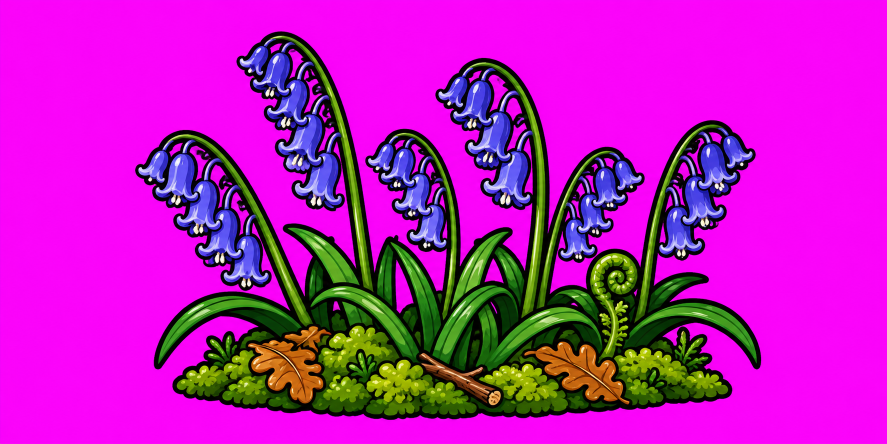
#> input picture design-docs/bluebells/bluebell-shelf.png, 1774 x 887 px (shown at 1/2 size); the run also reads 1 picture not shown here
$ python export.py
#> lines starting #> are read from the running program, lines starting #| are printed output that depends on the picture; after the words box and inside, x2 and y2 are one past the last pixel; in counts of white or black regions, pixels touching at a corner belong together
### design-docs/art.py
"""Shared steps for exporting seasonal theme art (see halloween/README.md).

Each theme's export.py imports this: key the flat magenta background out with
alpha from min(R,B) - G ramping between 60 and 140 and a half-strength
despill, crop to the art plus a margin, split pose sheets at their empty
column (or row) runs, measure a feature (an eye) to put sheets drawn at
different sizes on one scale, and write WebP, keeping each picture's
outline, which write_outlines gives the theme as outlines.ts for the rigs'
footprint checks. EyeScale holds one animal's pictures on that scale and
prints where each part sat in its reference.

The scripts pin their libraries: Pillow 13 writes a few pixels of some
pictures differently, so the shipped WebPs would no longer be reproduced.
"""
from collections import deque
from collections.abc import Callable
from dataclasses import dataclass
from pathlib import Path
import subprocess
import tempfile

import numpy as np
from PIL import Image

MARGIN = 6

Mask = Callable[[np.ndarray], np.ndarray]
# Finds where a part sits in a whole (its top left), as by_colour does.
Placer = Callable[[np.ndarray, np.ndarray], tuple[int, int]]
Size = tuple[int, int]
# A line across a neck (drawing units), nape side to throat side.
Line = tuple[tuple[float, float], tuple[float, float]]


def keyed(path: Path) -> np.ndarray:
    rgb = np.asarray(Image.open(path).convert('RGB')).astype(np.float32)
    r, g, b = rgb[..., 0], rgb[..., 1], rgb[..., 2]
    spill = np.minimum(r, b) - g
    alpha = 1 - np.clip((spill - 60) / 80, 0, 1)
    excess = np.maximum(spill, 0) * 0.5
    out = np.dstack([r - excess, g, b - excess, alpha * 255])
    return np.clip(out, 0, 255).astype(np.uint8)


def crop(rgba: np.ndarray) -> np.ndarray:
    ys, xs = np.nonzero(rgba[..., 3] > 8)
    return rgba[max(0, ys.min() - MARGIN):ys.max() + MARGIN + 1, max(0, xs.min() - MARGIN):xs.max() + MARGIN + 1]


# [5 lines left out: function crop_origin, not called in this run]


def poses(rgba: np.ndarray, count: int) -> list[np.ndarray]:
    """Split a sheet of count poses, left to right, at the middles of its
    count - 1 widest runs of empty columns."""
    empty = (rgba[..., 3] <= 8).all(axis=0)
    runs, start = [], None
    for x, e in enumerate(empty):
        if e and start is None:
            start = x
        if not e and start is not None:
            runs.append((start, x))
            start = None
    inner = [r for r in runs if r[0] > 0 and r[1] < len(empty)]
    gaps = sorted(sorted(inner, key=lambda r: r[1] - r[0])[-(count - 1):])
    cuts = [0, *((a + b) // 2 for a, b in gaps), rgba.shape[1]]
    return [rgba[:, a:b] for a, b in zip(cuts, cuts[1:])]


# [8 lines left out: function fill_only, not called in this run]


def rows(rgba: np.ndarray, count: int) -> list[np.ndarray]:
    """Split a sheet of count pieces, top to bottom, the same way."""
    return [p.transpose(1, 0, 2) for p in poses(rgba.transpose(1, 0, 2), count)]


def blob(mask: np.ndarray, seed: tuple[int, int]) -> list[tuple[int, int]]:
    """The pixels (row, column) of mask's blob nearest seed (x, y): every one
    joined, side by side, to the mask's pixel nearest seed, in the order a
    flood fill from there reaches them."""
    ys, xs = np.nonzero(mask)
    i = int(np.argmin((ys - seed[1]) ** 2 + (xs - seed[0]) ** 2))
    start = (int(ys[i]), int(xs[i]))
    seen, todo, found = {start}, deque([start]), []
    while todo:
        y, x = todo.popleft()
        found.append((y, x))
        for n in ((y + 1, x), (y - 1, x), (y, x + 1), (y, x - 1)):
            if 0 <= n[0] < mask.shape[0] and 0 <= n[1] < mask.shape[1] and mask[n] and n not in seen:
                seen.add(n)
                todo.append(n)
    return found


# [8 lines left out: function feature, not called in this run]


def lum(rgba: np.ndarray) -> np.ndarray:
    return rgba[..., :3].astype(np.float32) @ np.array([0.299, 0.587, 0.114], dtype=np.float32)


def opaque(rgba: np.ndarray) -> np.ndarray:
    return rgba[..., 3] > 128


def ground(rgba: np.ndarray) -> int:
    """The lowest row anything stands on: the last with an opaque pixel."""
    return int(np.nonzero(opaque(rgba).any(axis=1))[0].max())


# [4 lines left out: function pale, not called in this run]


def rescaled(rgba: np.ndarray, k: float) -> np.ndarray:
    img = Image.fromarray(rgba, 'RGBA')
    return np.asarray(img.resize((round(img.width * k), round(img.height * k)), Image.LANCZOS))


# Given a part, what a window of the whole the same size as it scores: the
# higher, the better the part fits there.
Score = Callable[[np.ndarray], Callable[[np.ndarray], float]]


# [50 lines left out: functions search, place, _correlate, by_colour, not called in this run]


# How many sides a picture's outline has: one along each of this many
# directions, evenly turned, the four square to its box among them.
SIDES = 16
# Every picture export writes, by the folder it went to: its outline.
OUTLINES: dict[Path, dict[str, str]] = {}


def outline(rgba: np.ndarray) -> str:
    """Where a picture's art lies, for the rigs' footprint checks, which
    measure it rather than its box (whose corners, round a rounded piece or
    under a chin, are see-through): the SIDES-sided polygon each of whose
    sides lies along its own direction and touches the art's opaque pixels,
    so it holds every one of them, and inside the box. Its corners as
    fractions of the box, x then y, to a thousandth: "x,y x,y ..."."""
    ys, xs = np.nonzero(opaque(rgba))
    h, w = rgba.shape[:2]
    turns = np.arange(SIDES) * 2 * np.pi / SIDES
    normals = np.stack([np.cos(turns), np.sin(turns)], axis=1)
    middles = np.stack([xs + 0.5, ys + 0.5], axis=1)
    # Each side as far out as the furthest pixel's furthest corner.
    reach = (middles @ normals.T).max(axis=0) + 0.5 * np.abs(normals).sum(axis=1)
    corners = []
    for i in range(SIDES):
        a, b = normals[i], normals[(i + 1) % SIDES]
        x, y = np.linalg.solve(np.array([a, b]), np.array([reach[i], reach[(i + 1) % SIDES]]))
        corners.append((min(max(x / w, 0), 1), min(max(y / h, 0), 1)))
    points = [f'{short(x)},{short(y)}' for x, y in corners]
    return ' '.join(p for i, p in enumerate(points) if p != points[i - 1])


def short(v: float) -> str:
    """A fraction to a thousandth, as briefly as it is written: .25, 1, 0."""
    text = f'{v:.3f}'.rstrip('0').rstrip('.')
    return text[1:] if text.startswith('0.') else text


# [7 lines left out: function write_outlines, not called in this run]


def export(rgba: np.ndarray, out: Path, name: str, scale: float, outlined: bool = True) -> tuple[int, int]:
    """A picture written as name.webp at scale; outlined, its outline kept
    for write_outlines."""
    if outlined:
        OUTLINES.setdefault(out, {})[name] = outline(rgba)
    img = Image.fromarray(rgba, 'RGBA')
    size = (round(img.width * scale), round(img.height * scale))
    img = img.resize(size, Image.LANCZOS)
    with tempfile.TemporaryDirectory() as tmp:
        png = Path(tmp) / f'{name}.png'
        img.save(png)
        subprocess.run(['cwebp', '-quiet', '-q', '90', '-alpha_q', '100', '-exact', str(png), '-o', str(out / f'{name}.webp')], check=True)
    return size


# [27 lines left out: functions export_with_fur, knobbed, not called in this run]


def ramp(t: np.ndarray) -> np.ndarray:
    t = np.clip(t, 0, 1)
    return t * t * (3 - 2 * t)


# [4 lines left out: function faded, not called in this run]


# How far before the wrist (toward the shoulder) an arm piece starts to fade
# out, and how far past it it is gone, in drawing units.
WRIST_KEPT = 0.5
WRIST_GONE = 0.7


# [42 lines left out: functions wristed, inside, across, grid, not called in this run]


@dataclass(frozen=True)
class Neck:
    """Where a bird's neck is parted from its body and its head, so the
    feathers between can be cut into a piece of their own that the rig
    stretches from the body to wherever the head goes: a line across it
    each (drawing units, nape side to throat side). The body is cut off at
    the lower line and outlined along it, line thick (the drawings'
    outlines) in their ink; the head is kept to the upper line and fades
    out past it over soft. The neck piece is what lies between, cut from
    the body and head laid together where they sat, sides across, running
    on under under the head. Its fur runs back over the body's new outline
    and fades out over run; outlined, it runs back as far again and is
    outlined where it ends, so the neck turned out from under the body has
    an outlined base. Fur is what is lighter than ink by fur's first
    (luminance), fully so fur's second above it. Parts are laid together at
    work pixels a unit, on a canvas size units across. ends: the neck runs
    back under the body only along the body's line, between its ends, so
    nothing of it lies under the body beyond them to swing out over the
    back when the neck nods about the line's nape end. bare: the body's cut
    is not outlined within that many drawing units of its silhouette, where
    its own outline already runs, so no stub of the cut's outline stands
    out at the back or the breast once the neck has moved off its ends."""
    body: Line
    head: Line
    sides: tuple[float, float]
    ink: tuple[int, int, int]
    size: tuple[int, int]
    soft: float = 0.7
    under: float = 0.3
    line: float = 0.22
    run: float = 0.6
    fur: tuple[float, float] = (30, 25)
    work: int = 48
    ends: bool = False
    bare: float = 0

    # [86 lines left out: functions inked, feathers, body_cut, head_kept, laid, pieces and 1 more, not called in this run]


def cut(rgba: np.ndarray, names: list) -> dict:
    """A sheet split into its named pieces, left to right, each cropped."""
    return dict(zip(names, (crop(p) for p in poses(rgba, len(names)))))


class EyeScale:
    """One animal's pictures put on one scale, the eye's (the one feature
    every pose shares), so every pose is the same animal: its eye is eye
    drawing units across, written at res file pixels per unit, and the
    theme's rig sets how big a unit is on the page. eyes says where each
    sheet's eye is (source pixels, measured by eye). Drawing units are the
    reference's, moved by margin so a frame round it has a margin. measure
    says how big the feature is in a sheet, given where it is: feature (a
    dark blob) by default, or another where an eye cannot be told from the
    fur round it (a bumblebee's, in its black head) or than which only a
    darker blob counts (a brown hawk's: feature with a lower dark_below).
    Given middle (where the feature's middle is in a sheet, source pixels,
    given its seed), the reference and each key pose also print where
    their eye is, which the lab lines up with the rig's."""

    def __init__(self, here: Path, eyes: dict[str, tuple[int, int]], eye: float, res: int, margin: int = 1,
                 measure: Callable[[Path, tuple[int, int]], float] = feature,
                 middle: Callable[[Path, tuple[int, int]], tuple[float, float]] | None = None):
        self.here, self.eyes, self.eye, self.res, self.margin, self.measure, self.middle = here, eyes, eye, res, margin, measure, middle
        self.standing = np.zeros((0, 0, 4), np.uint8)
        self.standing_sheet = ''

    def px(self, sheet: str, seed: tuple[int, int] | None = None) -> float:
        """The eye's size in a sheet's own pixels."""
        return self.measure(self.here / sheet, seed or self.eyes[sheet])

    def on_eye(self, sheet: str) -> float:
        """File pixels to each of a sheet's pixels."""
        return self.eye / self.px(sheet) * self.res

    def per_unit(self) -> float:
        """The reference's pixels to each drawing unit."""
        return self.px(self.standing_sheet) / self.eye

    def units(self, size: Size) -> str:
        return f'{size[0] / self.res:.2f}x{size[1] / self.res:.2f}'

    # [15 lines left out: functions spot, eye_at, not called in this run]

    def reference(self, sheet: str, out: Path, name: str, key: Callable[[Path], np.ndarray] = keyed) -> Size:
        """The whole animal standing square, its anatomy reference: written
        for the lab to lay over the rig, and kept to place the parts by."""
        self.standing = crop(key(self.here / sheet))
        self.standing_sheet = sheet
        size = export(self.standing, out, name, self.on_eye(sheet))
        print(f'{name}: {self.units(size)} at {self.margin}, {self.margin}; ground {ground(self.standing) / self.per_unit() + self.margin:.2f}{self.eye_at(sheet, self.eyes[sheet], key)}')
        return size

    # [24 lines left out: functions key_poses, placed, not called in this run]

    def find(self, part: np.ndarray, mask: Mask | Placer) -> tuple[int, int]:
        """Where a part, grown onto the reference's pixels, sits in it."""
        return by_colour(part, self.standing) if mask is by_colour else place(part, self.standing, mask=mask)

    # [20 lines left out: functions parts, bar, foot, not called in this run]

### design-docs/bluebells/export.py
# /// script
# dependencies = ["pillow==12.3.0", "numpy==2.5.4"]
# ///
"""Keys, crops and exports the bluebell wood's art. Run: uv run design-docs/bluebells/export.py

The steps are shared with the other themes (../art.py). The shelf is
exported at twice its display size; the ledge clumps and moss cushions,
which are small on the page, at four times, all five cut from one sheet at
its empty column runs and drawn at one scale (the tallest clump CLUMP px
tall), so a cushion is as big beside a clump as it was drawn.

A bee perches on top of a bell, so every bell of every flower is found in
the art (each a blob of the bells' blue between their outlines) and printed
as the middle of its top edge, in fractions of the exported box: the
perches bluebells/art.ts holds. They are measured again here whenever the
art is regenerated.

The bee is put on one scale like every animal, but not by its eye: art.py's
feature measures a dark blob, and a bumblebee's eye sits in a black head, so
the blob it finds is the whole head. The golden band across the abdomen
(T2) is measured instead, by its area, which holds whatever angle the
abdomen is drawn at.
"""
from pathlib import Path
import sys

import numpy as np
from PIL import Image

sys.path.insert(0, str(Path(__file__).resolve().parents[1]))
from art import EyeScale, blob, crop, cut, export, keyed, opaque, pale, poses, write_outlines  # noqa: E402

HERE = Path(__file__).resolve().parent
OUT = HERE.parents[1] / 'internal/dashboard/ui/src/lib/theme/bluebells'
LAB = HERE.parents[1] / 'internal/dashboard/ui/src/lab'
# Display height in page px, and file px to each.
SHELF = (72, 2)
CLUMP = (20, 4)
# Left to right in ledge-clumps.png.
PIECES = ['clump-0', 'cushion-0', 'clump-1', 'cushion-1', 'clump-2']
# Blobs of blue smaller than this share of the piece's area are a sliver of
# a bell between two lines, not a bell.
SPECK = 0.0008

# The bee's pictures are all on one scale, its golden band's: BAND drawing
# units across (the square root of its area), written at RES file pixels
# per unit. bee-rig.ts draws a unit as a page pixel, so the bee is 18px from
# its jaws to the tip of its tail.
BAND = 3.2
RES = 12
# Where each sheet's golden band is (source pixels), measured by eye.
BANDS = {'bee-standing.png': (420, 458), 'bee-parts.png': (360, 340)}
# Key poses of the same bee, edits of the reference, for the lab to lay over
# each mode: where each one's band is, and its collar (the golden front of
# the thorax), which the lab lines up with the rig's.
KEY_POSES = {
    'perch': ((497, 344), (878, 312)), 'crawl': ((420, 495), (976, 406)), 'hover': ((539, 550), (937, 312)),
    'fly': ((518, 494), (999, 430)), 'land': ((496, 554), (957, 411)), 'bonk': ((588, 662), (836, 370)),
}
STANDING_COLLAR = (983, 390)
# The parts sheet, left to right, cut from the reference: the abdomen, the
# thorax with its legs and wings taken off, the head with its antennae taken
# off and its back edge soft, and the near pair of wings as one piece.
PARTS = ['bee-abdomen', 'bee-thorax', 'bee-head', 'bee-wings']


def golden(rgba: np.ndarray) -> np.ndarray:
    r, g, b = (rgba[..., i].astype(int) for i in range(3))
    return (r > 200) & (g > 140) & (g < 215) & (b < 90)


def patch(path: Path, seed: tuple[int, int]) -> tuple[np.ndarray, np.ndarray]:
    """The golden patch nearest seed, as its pixels' rows and columns."""
    rows, cols = zip(*blob(golden(np.asarray(Image.open(path).convert('RGB'))), seed))
    return np.array(rows), np.array(cols)


def band(path: Path, seed: tuple[int, int]) -> float:
    """The golden patch's size: the square root of its area, so a band drawn
    at a slant measures the same as one drawn level."""
    return len(patch(path, seed)[0]) ** 0.5


# [22 lines left out: functions collar, eye, stripes, not called in this run]


MASKS = {'bee-abdomen': stripes, 'bee-thorax': stripes, 'bee-head': eye, 'bee-wings': pale}


def blue(rgba: np.ndarray) -> np.ndarray:
    r, g, b = (rgba[..., i].astype(int) for i in range(3))
    return (rgba[..., 3] > 200) & (b > 110) & (b - g > 70) & (b - r > 15)


def blobs(mask: np.ndarray) -> list[list[tuple[int, int]]]:
    seen = np.zeros(mask.shape, bool)
    found = []
    for y, x in zip(*np.nonzero(mask)):
        if seen[y, x]:
            continue
        found.append(blob(mask, (x, y)))
        seen[tuple(np.array(found[-1]).T)] = True
    return found


def bells(rgba: np.ndarray) -> list[tuple[float, float]]:
    """The top of each bell, as fractions of the piece's box: the middle of
    the bell's blue across, a little above its highest blue row (its
    outline)."""
    h, w = rgba.shape[:2]
    tops = []
    for bell in blobs(blue(rgba)):
        if len(bell) < SPECK * h * w:
            continue
        ys, xs = zip(*bell)
        top = min(ys)
        row = [x for y, x in bell if y <= top + max(2, (max(ys) - top) // 6)]
        tops.append(((min(row) + max(row)) / 2 / w, max(0, top - 0.03 * (max(ys) - top) - 1) / h))
    return sorted(tops, key=lambda t: -t[1])


def report(name: str, art: np.ndarray, size: tuple[int, int], density: int) -> None:
    print(f'{name}: display {size[0] / density:g}x{size[1] / density:g}')
    for x, y in bells(art):
        print(f'  bell {x:.3f}, {y:.3f}')


def flowers() -> None:
    OUT.mkdir(exist_ok=True)
    shelf = crop(keyed(HERE / 'bluebell-shelf.png'))
    height, density = SHELF
    report('bluebell-shelf', shelf, export(shelf, OUT, 'bluebell-shelf', density * height / shelf.shape[0]), density)
#> in opaque, `return rgba[..., 3] > 128`:
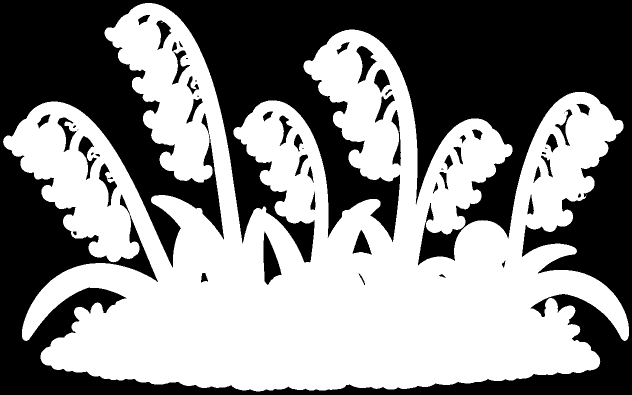
#> returned value: shape (789, 1264) bool (shown at 1/2 size); 53% white; 57 black regions (8 under 20 px), largest, box (x1, y1, x2, y2) and area: (0, 0, 1264, 789) 449299, (527, 463, 563, 570) 2118, (713, 92, 753, 167) 1347
#> in outline, `middles = np.stack([xs + 0.5, ys + 0.5], axis=1)`: middles = 528753 pairs, first value 6.5 to 1257.5, second value 6.5 to 782.5
#> in outline, `reach = (middles @ normals.T).max(axis=0) + 0.5 * np.abs(normals).sum(..`: reach = [1258, 1419.9, 1367.5, 1138.1, 783, 641, 453.3, 217.9, -6, -112.9, -190.2, -114.9, -6, 278.8, 708.5, 1057.4]
#> the loop in outline, `for i in range(SIDES):` made 16 passes
#> (x, y) on passes 1 to 8: (1258, 673.2), (1256, 678), (1198.5, 735.5), (1083.8, 783), (215.2, 783), (90.22, 731.2), (50.66, 691.7), (6, 583.8)
#> after the loop in outline, `for i in range(SIDES):`: corners = [(0.995, 0.853), (0.994, 0.859), (0.948, 0.932), (0.857, 0.992), (0.17, 0.992), (0.0714, 0.927), (0.0401, 0.877), (0.00475, 0.74), (0.00475, 0.355), (0.0145, 0.318), (0.195, 0.0279), (0.226, 0.0076), (0.588, 0.0076), (0.946, 0.245), (0.985, 0.308), (0.995, 0.347)]
#> in outline, `points = [f'{short(x)},{short(y)}' for x, y in corners]`: points = ['.995,.853', '.994,.859', '.948,.932', '.857,.992', '.17,.992', '.071,.927', '.04,.877', '.005,.74', '.005,.355', '.014,.318', '.195,.028', '.226,.008', '.588,.008', '.946,.245', '.985,.308', '.995,.347']
#> in export, `img = img.resize(size, Image.LANCZOS)`:
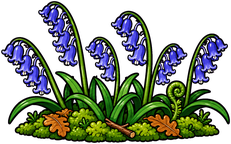
#> img: PIL image 231x144 RGBA; mean R, G, B, A 33.9, 41.5, 29.1, 134.9; transparent parts drawn white
#> in bells, `h, w = rgba.shape[:2]`: h = 789; w = 1264
#> in blue, `r, g, b = (rgba[..., i].astype(int) for i in range(3))`:
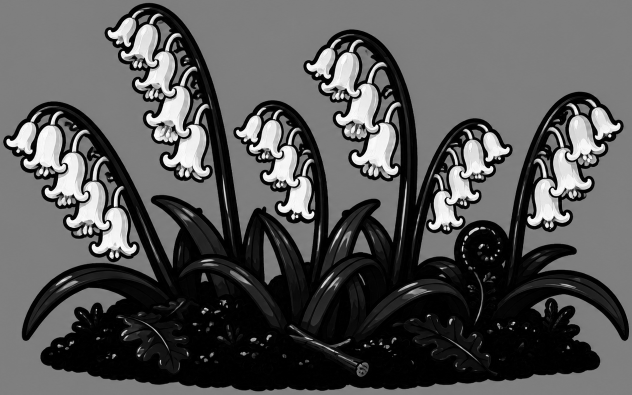
#> b: shape (789, 1264) int64 (shown at 1/2 size); min 0, max 255, mean 85.7
#> in blob, `i = int(np.argmin((ys - seed[1]) ** 2 + (xs - seed[0]) ** 2))`: i = 0
#> in blob, `start = (int(ys[i]), int(xs[i]))`: start = (21, 280)
#> the loop in report, `for x, y in bells(art):` made 26 passes
#> (x, y) on passes 1 to 8: (0.183, 0.521), (0.148, 0.456), (0.863, 0.449), (0.48, 0.443), (0.693, 0.437), (0.723, 0.417), (0.115, 0.382), (0.889, 0.37)
#> (printed output is left out)
    pieces = dict(zip(PIECES, (crop(p) for p in poses(keyed(HERE / 'ledge-clumps.png'), len(PIECES)))))
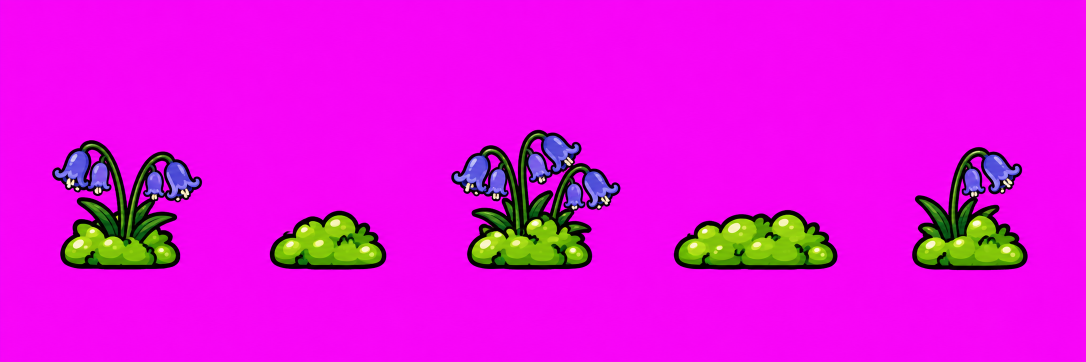
#> input picture design-docs/bluebells/ledge-clumps.png, 2172 x 724 px (shown at 1/2 size)
#> in keyed (call 2), `alpha = 1 - np.clip((spill - 60) / 80, 0, 1)`:
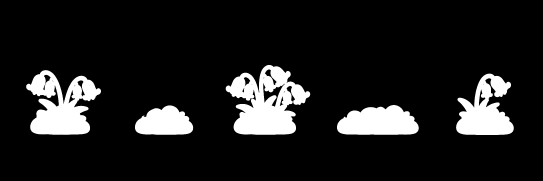
#> alpha: shape (724, 2172) float32 (shown at 1/4 size); min 0, max 1, mean 0.117
#> in keyed (call 2), `excess = np.maximum(spill, 0) * 0.5`:
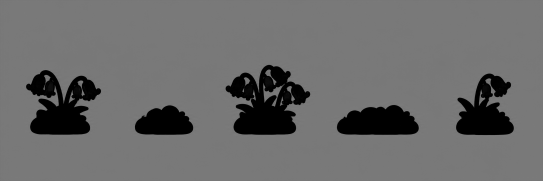
#> excess: shape (724, 2172) float32 (shown at 1/4 size); min 0, max 127.5, mean 106.7
#> in keyed (call 2), `out = np.dstack([r - excess, g, b - excess, alpha * 255])`:
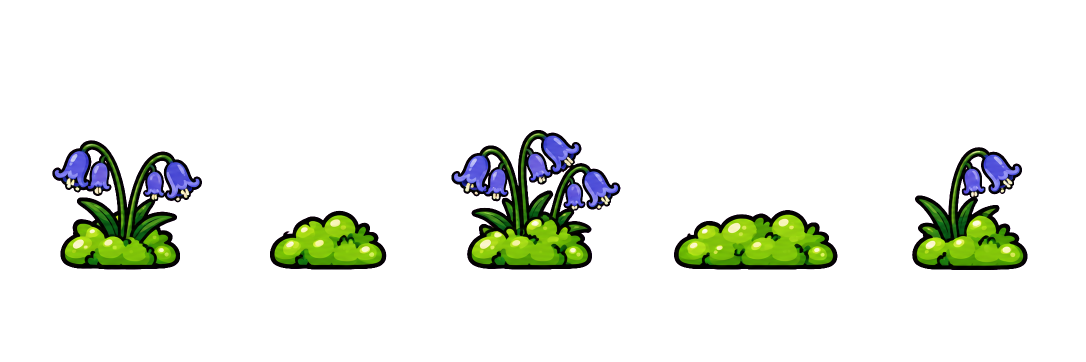
#> out: shape (724, 2172, 4) float32 (shown at 1/2 size); mean of channels 0, 1, 2, 3 120.7, 16.5, 116.9, 29.9; transparent parts drawn white
#> (the rest of the program and of its run is left out)
